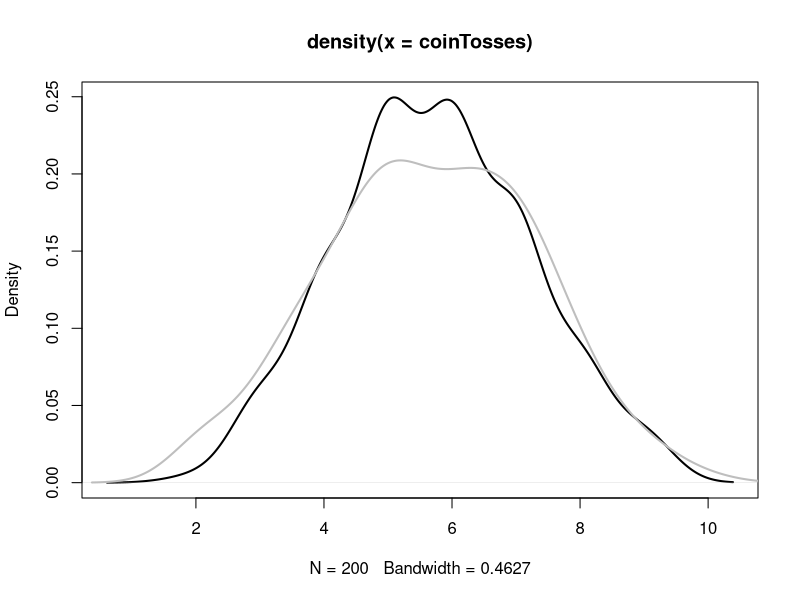

This chart was generated by the following R code:
N_TOSSES = 10
N_SIMULATIONS = 200
coinTosses = rbinom(N_SIMULATIONS, N_TOSSES, 0.55)
mu = mean(coinTosses)
sigma = sd(coinTosses)
normalRV = rnorm(N_SIMULATIONS, mu, sigma)
plot(density(coinTosses), lwd=2)
lines(density(normalRV), lwd=2, col="grey")